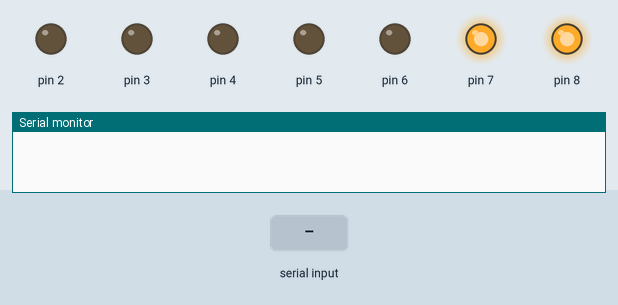
This sketch was run on a simulated Arduino Uno, built with avr-gcc and run on an emulated ATmega328P. On the bench: output pins drawn as LEDs (lit = HIGH), the last lines printed to the serial monitor. The inputs (shaded band) are chosen by the test bench.

Above: at 1.2 s.
1.3 s: "1" received over Serial
At 2.5 s:
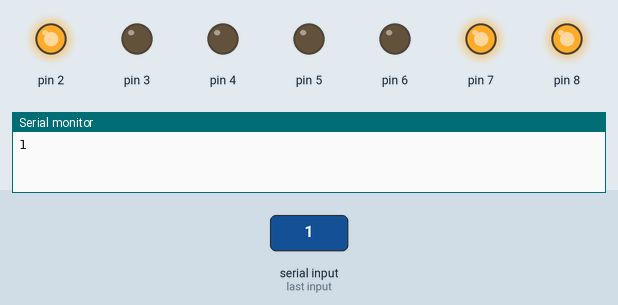
2.8 s: "2" received over Serial
At 3.6 s:
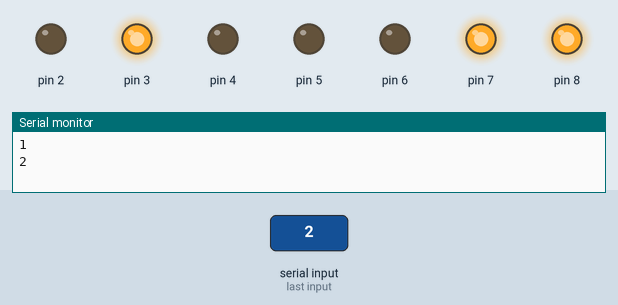
4.3 s: "0" received over Serial
At 4.8 s:
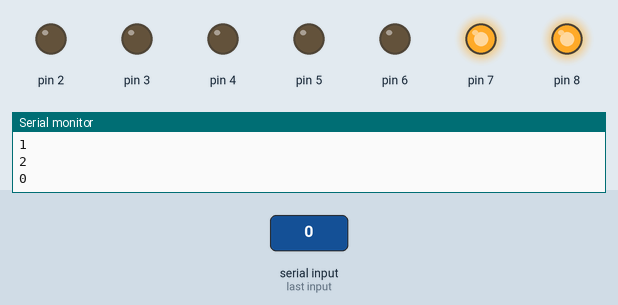
Timing chart, 0 to 7.3 s (numbered marks = the images above; inputs shaded):
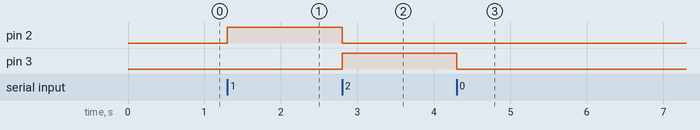

Measured:
- after the input at 1.3 s, pin 2: LOW → HIGH at once
- after the input at 2.8 s, pin 2: HIGH → LOW at once; pin 3: LOW → HIGH at once
- after the input at 4.3 s, pin 3: HIGH → LOW at once

The sketch:

the_third_homework.ino
```cpp
void setup()

{

  pinMode(2,OUTPUT);

  pinMode(3,OUTPUT);

  pinMode(4,OUTPUT);

  pinMode(5,OUTPUT);

  pinMode(6,OUTPUT);

  pinMode(7,OUTPUT);

  pinMode(8,OUTPUT);

  Serial.begin(9600);

  digitalWrite(8,HIGH);

  digitalWrite(7,HIGH);

}

int x=0;

void loop(){

  while(Serial.available()>0){

    x=Serial.read();

    if(x>='0'&&x<='9'){

      x=x-int('0');

      Serial.println(x,DEC);

      go(x);

    }

  }

}


void go(int x){

  if (x&1)

  digitalWrite(2,HIGH);

  else

  digitalWrite(2,LOW);

  if ((x>>1)&1)

  digitalWrite(3,HIGH);

  else

  digitalWrite(3,LOW);

  if ((x>>2)&1)

  digitalWrite(4,HIGH);

  else

  digitalWrite(4,LOW);

  if ((x>>3)&1)

  digitalWrite(5,HIGH);

  else

  digitalWrite(5,LOW);

}
```
